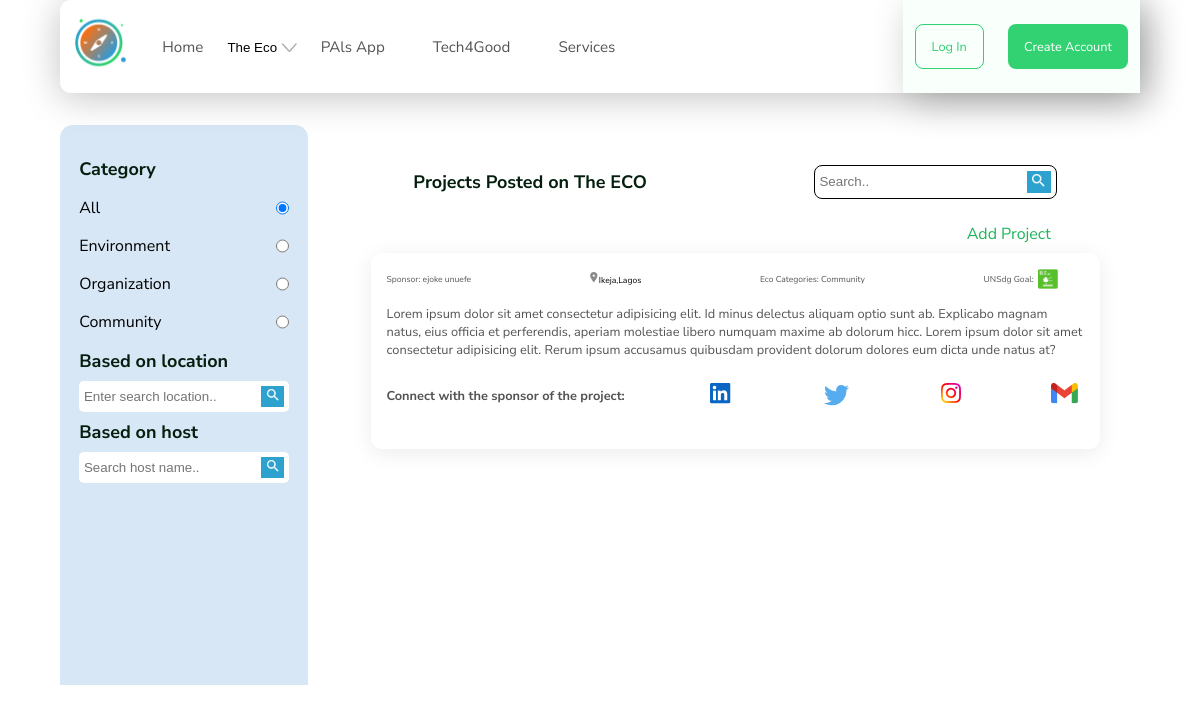
The app's page /project/ with its own data.
### ecoplatform/models.py (models this page shows, shortened)
class Category(models.Model):
    name = models.CharField(max_length=50)
    image = models.ImageField(upload_to='category/', blank=True, null=True)
    slug = models.SlugField(blank=True, null=True)
    class Meta:
        verbose_name = 'category'
        verbose_name_plural = 'categories'
    def __str__(self):
        return self.name

class Project(models.Model):
    def get_image_path(instance,filename):
        title, ext = filename.split('.')
        image_path = 'project_photos/{project_title}/{photo_name}.{ext}'.format(project_title=instance.title,photo_name=title,ext=ext)
        return image_path
    title = models.CharField(max_length=100)
    description = models.TextField(max_length=500)
    location = models.CharField(max_length=100,blank=True, null=True)
    user = models.ForeignKey(Account,on_delete=models.CASCADE)
    created = models.DateTimeField(default = timezone.now)
    category = models.ForeignKey('Category',on_delete=models.SET_NULL,null=True)
    project_photo_main = models.ImageField(upload_to=get_image_path)
    project_photo_1 = models.ImageField(upload_to=get_image_path,blank=True)
    project_photo_2 = models.ImageField(upload_to=get_image_path,blank=True)
    project_photo_3 = models.ImageField(upload_to=get_image_path,blank=True)
    slug = models.SlugField(blank=True,null=True)
    isTrending = models.BooleanField(default=False)
    upvotes = models.ManyToManyField(Account, blank=True, related_name='upvoted_projects')
    downvotes = models.ManyToManyField(Account, blank=True, related_name='downvoted_projects')
    class Meta:
        verbose_name = 'Project'
        verbose_name_plural = 'Projects'

### ecousers/models.py (models this page shows, shortened)
class Account(AbstractBaseUser):
    first_name      = models.CharField(max_length=50)
    last_name       = models.CharField(max_length=50)
    username        = models.CharField(max_length=50, unique=True)
    email           = models.EmailField(max_length=100, unique=True)
    phone_number    = models.CharField(max_length=50)
    date_joined     = models.DateTimeField(auto_now_add=True)
    last_login      = models.DateTimeField(auto_now_add=True)
    is_admin        = models.BooleanField(default=False)
    is_staff        = models.BooleanField(default=False)
    is_active        = models.BooleanField(default=False)
    is_superadmin        = models.BooleanField(default=False)
    USERNAME_FIELD = 'email'
    REQUIRED_FIELDS = ['username', 'first_name', 'last_name']
    objects = MyAccountManager()
    def full_name(self):
        return f'{self.first_name} {self.last_name}'

### ecoplatform/views.py (the view)
# urls.py: path('project/', views.projectListView, name='project_list'),
def projectListView(request):
    category_slug = request.GET.get('category')
    user_query = request.GET.get('user_query')
    location_query = request.GET.get('location_query')
    if category_slug:
        category = get_object_or_404(Category, slug=category_slug)
        projects = Project.objects.filter(category=category)
    else:
        projects = Project.objects.all()
    if user_query:
        projects = projects.filter(description__icontains=user_query)
    if location_query:
        projects = projects.filter(location__icontains=location_query)
    categories = Category.objects.all()
    context = {
        'projects': projects,
        'categories': categories,
        'selected_category': category_slug,
    }
    return render(request, 'ecoplatform/project_list.html', context)

### ecoplatform/context_processors.py (called while the page is built)
def menu_links(request):
    links = Category.objects.all()
    return dict(links=links)

### templates/ecoplatform/project_list.html (shortened to what this page needs)
{% extends 'base.html' %}
{% load static %}
{% block content %}
    <main class="">
        <div class="heading">
            <h5>Projects Posted on The ECO</h5>
            <div class="search">
                <form class="cat-search" action="{% url 'ecoplatform:project_list' %}">
                    <input type="text" name="user_query" placeholder="Search..">
                    <button><img src="{% static 'images/category/search.png' %}" alt="search button"></button>
                </form>
            </div>
        </div>
        <div class="add-problems-btn">
            <a>Add Project</a>
        </div>
        {% if projects %}
        {% for project in projects %}
        <div class="card">
            <div class="card-wrapper">
                <div class="card-header">
                    <div class="eco-cat">
                        <p class="text-fix2">Sponsor: <a href="">{{project.user.full_name}}</a></p>
                    </div>
                    <div class="post-location">
                        <img src="{% static 'images/card/Pindrop.png' %}" alt=""><span class="location">Ikeja,Lagos</span>
                    </div>
                    <div class="eco-cat">
                        <p class="text-fix2">Eco Categories: <a href="">{{project.category}}</a></p>
                    </div>
                    <div class="goal">
                        <p class="text-fix2">UNSdg Goal: </p><img src="{% static 'images/card/eco.png' %}" alt="">
                    </div>
                </div>
                <div class="card-details">
                    <p>{{project.description}}</p>
                </div>
                <div class="card-footer">
                    <p><b>Connect with the sponsor of the project:</b></p>
                    <a href="#"><img src="{% static 'images/card/project-card/linkedin.png' %}" alt=""></a>
                    <a href="#"><img src="{% static 'images/card/project-card/twitter.png' %}" alt=""></a>
                    <a href="#"><img src="{% static 'images/card/project-card/insta.png' %}" alt=""></a>
                    <a href="#"><img src="{% static 'images/card/project-card/gmail (2).png' %}" alt=""></a>
                </div>
            </div>
        </div>
        {% endfor %}
        {% else %}
        <p style="text-align:center">No projects found for this category.</p>
        {% endif %}
    </main>
{% endblock%}

### templates/base.html (shortened to what this page needs)
{% load static %}
<!DOCTYPE html>
<html lang="en">
<head>
    <link href="https://cdn.jsdelivr.net/npm/remixicon@2.5.0/fonts/remixicon.css" rel="stylesheet">
    <link href='https://unpkg.com/boxicons@2.1.4/css/boxicons.min.css' rel='stylesheet'>
    <link rel="stylesheet" href="{% static 'scss/main.css' %}">
     <link rel="stylesheet" type="text/css"
     href="https://cdnjs.cloudflare.com/ajax/libs/OwlCarousel2/2.2.1/assets/owl.carousel.min.css">
    <link rel="stylesheet" type="text/css"
     href="https://cdnjs.cloudflare.com/ajax/libs/OwlCarousel2/2.2.1/assets/owl.theme.default.min.css">
</head>
<body>
        <div class="body-wrapper">
            {% include 'components/navbar.html' %}
            <section class="main-content">
                <aside class="category">
                    <div class="cat-wrapper">
                        <h5>Category</h5>
                        <form class="radio">
                            <div>
                                <label for="All">All</label>
                                <input type="radio" name="category" id="All" value="" {% if not selected_category %}checked{% endif %}>
                            </div>
                            {% for category in categories %}
                            <div>
                                <label for="{{ category.slug }}">{{ category.name }}</label>
                                <input type="radio" name="category" id="{{ category.slug }}" value="{{ category.slug }}" {% if selected_category == category.slug %}checked{% endif %}>
                            </div>
                            {% endfor %}
                        </form>
                        <h5>Based on location</h5>
                        <form class="cat-search" action="{% url 'ecoplatform:problem_list' %}">
                            <input type="text" name="location_query" placeholder="Enter search location..">
                            <button><img src="{% static 'images/category/search.png' %}" alt="search button"></button>
                        </form>
                        <h5>Based on host</h5>
                        <form class="cat-search" action="{% url 'ecoplatform:problem_list' %}">
                            <input type="text" name="user_query" placeholder="Search host name..">
                            <button><img src="{% static 'images/category/search.png' %}" alt="search button"></button>
                        </form>
                    </div>
                </aside>
                <main class="card-main">
                    <div class="heading">
                        {% block content %}
                        {% endblock content %}
                </main>
            </section>
        </div>
</body>

### static/scss/main.css (style rules this page uses)
html { scroll-behavior: smooth; }
* { margin: 0; padding: 0; box-sizing: border-box; }
body { max-width: 1440px; margin: auto; font-family: "Nunito Sans", sans-serif; }
h5 { font-size: 1.125em; color: rgb(4, 30, 14); }
p { font-size: 1em; color: rgb(84, 84, 84); }
a { color: inherit; text-decoration: none; }
img { -o-object-fit: cover; object-fit: cover; -o-object-position: center; object-position: center; }
button { background: transparent; border: 0px; cursor: pointer; }
.body-wrapper { margin: 0 auto; width: 90%; }
.cat-wrapper { padding: 2rem 1.2rem 1.2rem 1.2rem; }
.cat-wrapper h5 { font-size: 1.125em; }
.cat-wrapper .cat-search { width: 100%; display: flex; justify-content: space-between; align-items: center; background-color: white; padding: 0.3rem 0.3rem; border-radius: 0.3rem; margin: 0.5rem 0; }
.cat-wrapper .cat-search input { border: 0; background: transparent; }
.cat-wrapper .cat-search button { border: 0; background: transparent; background-color: rgb(46, 162, 207); padding: 0.2rem; }
.cat-wrapper .cat-search button img { width: 70%; }
.category { width: 23%; background-color: #D8E7F5; border-radius: 0.8rem 0.8rem 0rem 0rem; height: 70vh; position: sticky; top: 7.5rem; }
.radio div { width: 100%; display: flex; justify-content: space-between; margin: 1rem 0; }
.card-main { width: 75%; }
.card-main .heading { margin-bottom: 1rem; }
.card-main .heading .search { display: flex; width: 30%; }
.card-main .heading form { width: 100%; display: flex; justify-content: space-between; align-items: center; background-color: white; border: 1px solid black; padding: 0.3rem 0.3rem; border-radius: 0.5rem; margin: 0.5rem 0; }
.card-main .heading form input { border: 0; background: transparent; }
.card-main .heading form button { border: 0; background: transparent; background-color: rgb(46, 162, 207); padding: 0.2rem; }
.card-main .heading form button img { width: 70%; }
.add-problems-btn { display: flex; justify-content: flex-end; width: 89%; margin-top: 1rem; }
.add-problems-btn a { color: #1DB559; }
.card-wrapper { padding: 1rem; }
.card { margin: 2rem auto; width: 90%; border-radius: 0.7rem; box-shadow: 0px 4px 21px rgba(0, 0, 0, 0.08); margin-top: 0.5rem; }
.card-header { display: flex; justify-content: space-between; align-items: center; margin-bottom: 0.4rem; }
.card-header .goal { display: flex; align-items: center; }
.card-header .goal img { width: 20%; margin-left: 0.3rem; }
.card-details { margin-top: 1rem; }
.card-footer { width: 100%; display: flex; justify-content: space-around; margin: 1rem 0; }
.main-content { display: flex; justify-content: space-between; margin-top: 2rem; }
.heading { width: 100%; display: flex; justify-content: space-around; align-items: center; }
.card { font-size: 0.8em; }
.card-header { font-size: 0.67em; display: flex; justify-content: space-between; align-items: center; width: 100%; }
.card-footer { display: flex; justify-content: space-between; align-items: center; }
.heading { margin-block: 1rem; }
.heading .search { display: flex; width: 40%; }
.heading form { width: 100%; display: flex; justify-content: space-between; align-items: center; background-color: white; border: 1px solid black; padding: 0.3rem 0.3rem; border-radius: 0.5rem; margin: 0.5rem 0; }
.heading form input { border: 0; background: transparent; }
.heading form button { border: 0; background: transparent; background-color: rgb(29, 181, 89); padding: 0.2rem; }
.heading form button img { width: 70%; }

### records on screen
Category: name "Environment", slug "☐ Environment"
Category: name "Organization", slug "☐ Organization"
Category: name "Community", slug "☐ Community"
Project: user.full_name "ejoke unuefe", category "Community", description "Lorem ipsum dolor sit amet consectetur adipisicing elit. Id minus delectus aliquam optio sunt ab. Explicabo magnam natus, eius officia et perferendis, aperiam molestiae libero numquam maxime ab dolorum hicc. Lorem ipsum dolor sit amet consectetur adipisicing elit. Rerum ipsum accusamus quibusdam provident dolorum dolores eum dicta unde natus at?"
